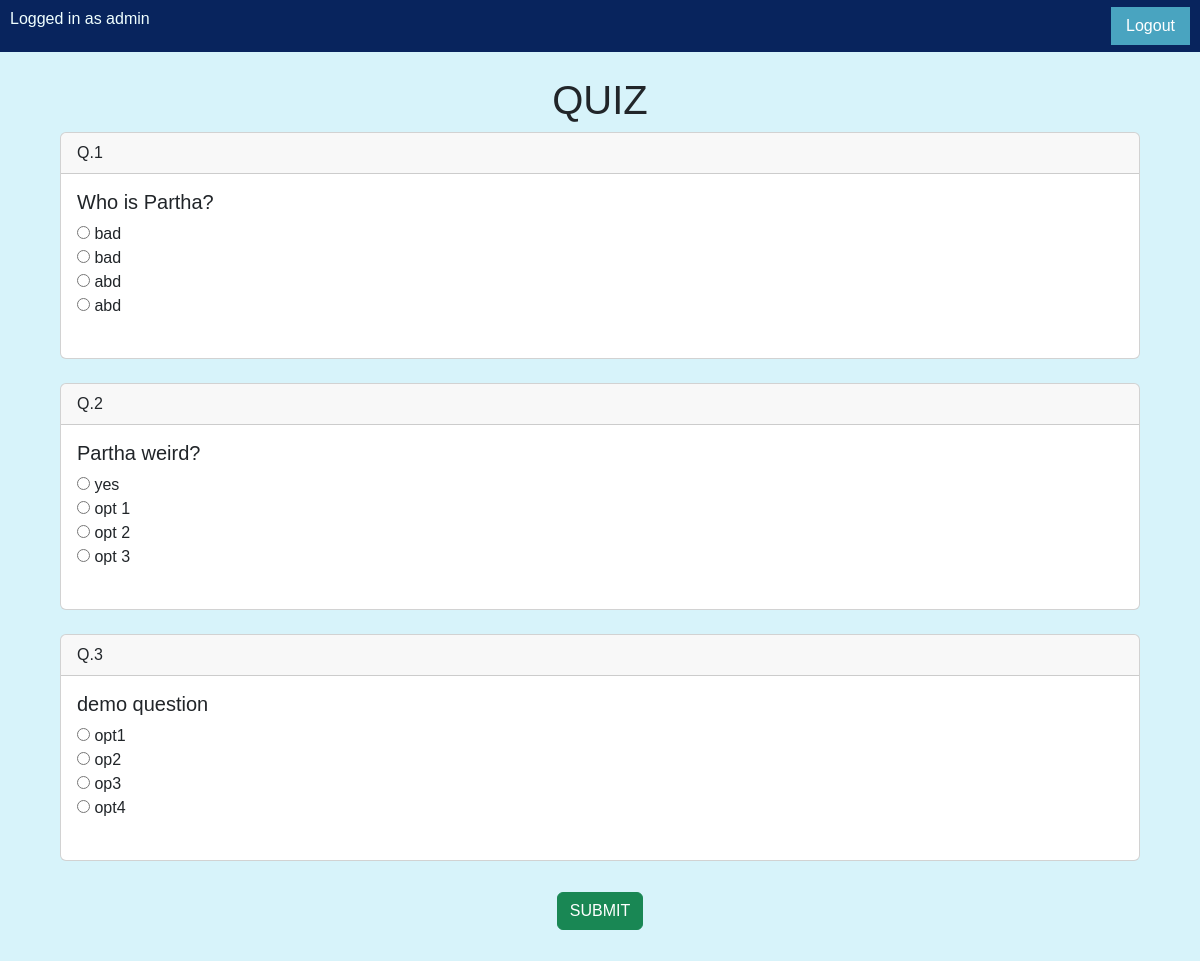
The app's page /home (signed in), older data.
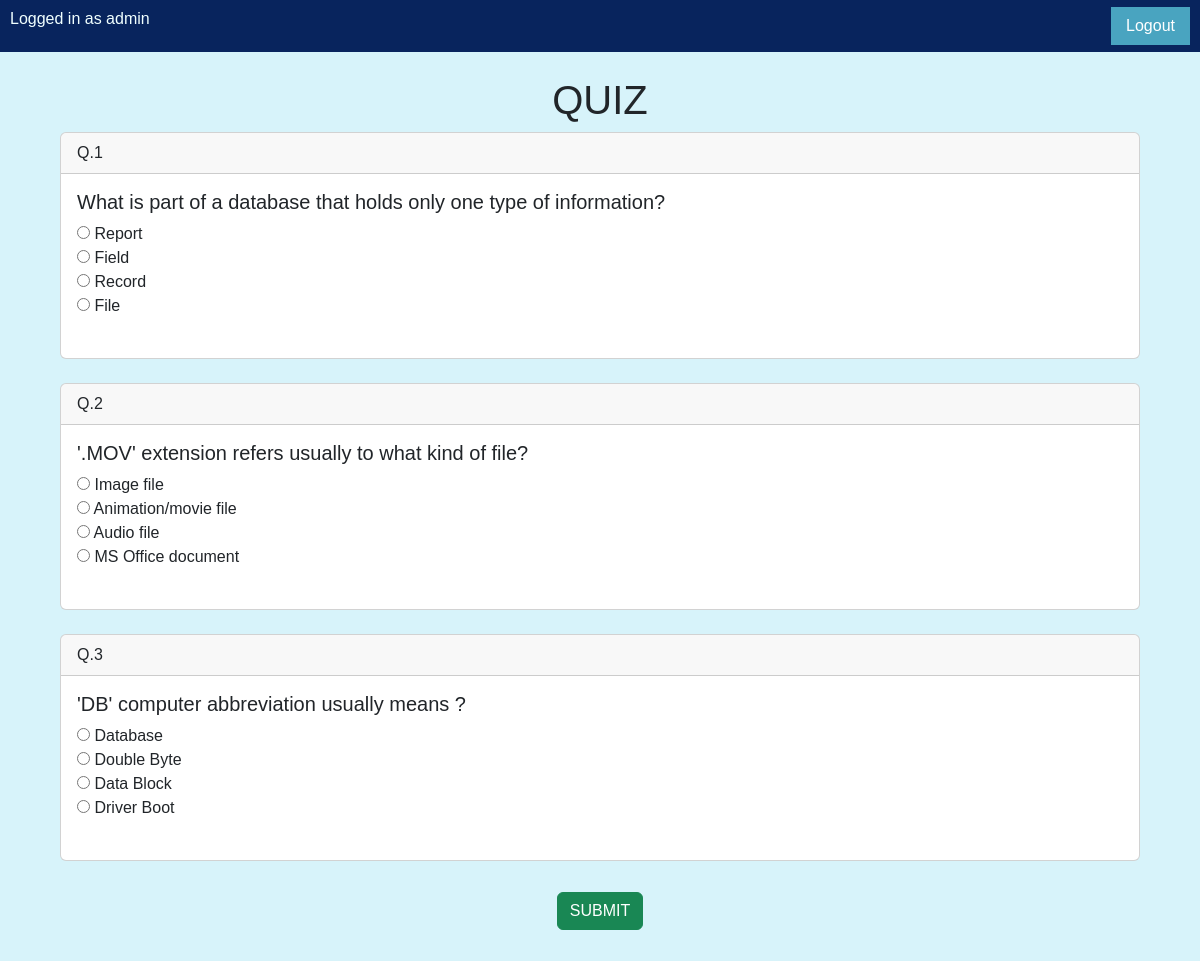
The same page, newer data.
### quizzer/models.py (models this page shows)
class Questions(models.Model):
    question_name = models.CharField(max_length=200, blank=False)
    opti1 = models.CharField(max_length=200, blank=False)
    opti2 = models.CharField(max_length=200, blank=False)
    opti3 = models.CharField(max_length=200, blank=False)
    opti4 = models.CharField(max_length=200, blank=False)
    ans = models.CharField(max_length=200, blank=False)

### quizzer/views.py (the view)
# urls.py: 2. Add a URL to urlpatterns:  path('', views.home, name='home')
def home(request):
    questions = Questions.objects.all()
    context = {'questions': questions}
    if request.user.is_authenticated:
           return render (request,'home.html', context)
    else:
        return render (request,'userlogin.html', context)

### quizzer/templates/home.html (shortened to what this page needs)
<html>
<head>
{% load static %}
<link rel="stylesheet" type="text/css" href="{% static 'css/style.css' %}">
<link href="https://cdn.jsdelivr.net/npm/bootstrap@5.3.0-alpha1/dist/css/bootstrap.min.css" rel="stylesheet">
</head>
<div class="nav">
<div class="top">
Logged in as {{user.username}}
</div>
<div class="top">
 <a href="{% url 'logout'%}" class="logout-btn">Logout</a>
</div>
</div>
<body>
    <br>
<h1 class="heading">QUIZ</h1>
<form method="POST" action="/final/">
{% for q in questions %}
<div class="card">
    <div class="card-header">
      Q.{{q.pk}}
    </div>
    <div class="card-body">
      <h5 class="card-title">{{q.question_name}}</h5>
      <p class="card-text">
        <input type="radio" name="{{q.id}}" value="{{q.opti1}}"> {{q.opti1}}<br>
        <input type="radio" name="{{q.id}}" value="{{q.opti2}}"> {{q.opti2}}<br>
        <input type="radio" name="{{q.id}}" value="{{q.opti3}}"> {{q.opti3}}<br>
        <input type="radio" name="{{q.id}}" value="{{q.opti4}}"> {{q.opti4}}<br>
        <br></p>
    </div>
</div><br>{% endfor %}
<div class="btn">
<input type="submit" class="btn btn-success" value="SUBMIT"></button>
</div>
<br>
</form>
</body>
</html>

### quizzer/static/css/style.css (style rules this page uses)
* { margin: 0; padding: 0; font-family: 'Poppins', sans-serif; box-sizing: border-box; }
html { scroll-behavior: smooth; }
body { background-color: rgb(255, 233, 215); color: #fff; }
.heading { text-align: center; }
.top { text-align: right; background-color: rgb(212, 189, 161); }

### quizzer/templates/home.html (style rules this page uses)
body { background-color: rgb(215, 243, 250); }
.card { margin-left: 60px; margin-right: 60px; }
.heading { text-align: center; }
.btn { display: flex; justify-content: center; }
.nav { display: flex; flex-direction: row; background-color: rgb(8, 36, 93); justify-content: space-between; padding-top: 7px; padding-bottom: 7px; }
.top { text-align: right; color: azure; background-color: rgb(8, 36, 93); margin-left: 10px; margin-right: 10px; }
.logout-btn { background-color: #49a4c0; border: none; color: white; padding: 7px 15px; text-align: center; text-decoration: none; display: inline-block; font-size: 16px; }

Row changes from the older to the newer data that the page shows:
changed Questions id 1: question_name "Who is Partha?" → "What is part of a database that holds only one type of information?"; opti1 "bad" → "Report"; opti2 "bad" → "Field"; opti3 "abd" → "Record"; opti4 "abd" → "File"
changed Questions id 2: question_name "Partha weird?" → "'.MOV' extension refers usually to what kind of file?"; opti1 "yes" → "Image file"; opti2 "opt 1" → "Animation/movie file"; opti3 "opt 2" → "Audio file"; opti4 "opt 3" → "MS Office document"
changed Questions id 3: question_name "demo question" → "'DB' computer abbreviation usually means ?"; opti1 "opt1" → "Database"; opti2 "op2" → "Double Byte"; opti3 "op3" → "Data Block"; opti4 "opt4" → "Driver Boot"
